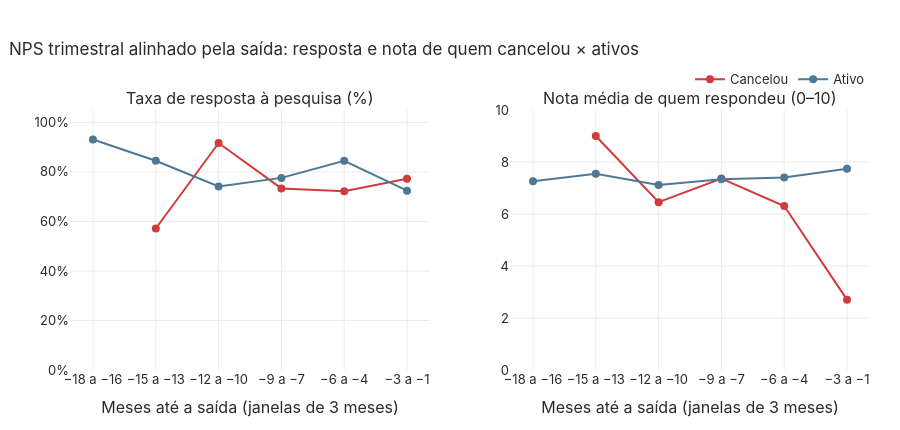

Notebook cell for this chart:
### Markdown cell above
## 5. NPS

### Code cell
tri = (nps.groupby(["status", "trimestre_relativo"], observed=True)
          .agg(taxa=("respondeu", lambda s: 100 * s.mean()), nota=("nota_nps", "mean"), n=("respondeu", "size"),
               n_resp=("respondeu", "sum"))
          .reset_index())
TRI = sorted(tri.trimestre_relativo.unique())
rot_tri = {t: f"{3 * t} a {3 * t + 2}".replace("-", "−") for t in TRI}
fig = make_subplots(rows=1, cols=2, horizontal_spacing=0.1,
                    subplot_titles=["Taxa de resposta à pesquisa (%)", "Nota média de quem respondeu (0–10)"])
for c, (col, fmt, extra) in enumerate([("taxa", ".0f", "%"), ("nota", ".1f", "")], start=1):
    for st in ORDEM_STATUS:
        q = tri[tri.status == st]
        fig.add_trace(go.Scatter(x=q.trimestre_relativo, y=q[col], mode="lines+markers", name=st, legendgroup=st,
                                 showlegend=c == 1, line=dict(color=CORES[st], width=2), marker_size=8,
                                 customdata=np.c_[q.trimestre_relativo.map(rot_tri), q.n_resp, q.n],
                                 hovertemplate=f"<b>{st}</b> · meses %{{customdata[0]}}<br>%{{y:{fmt}}}{extra}"
                                               "<br>%{customdata[1]} de %{customdata[2]} responderam<extra></extra>"),
                      row=1, col=c)
fig.update_xaxes(tickvals=TRI, ticktext=[rot_tri[t] for t in TRI], title_text="Meses até a saída (janelas de 3 meses)")
fig.update_yaxes(range=[0, 105], ticksuffix="%", row=1, col=1)
fig.update_yaxes(range=[0, 10], row=1, col=2)
fig.update_layout(height=430, title="NPS trimestral alinhado pela saída: resposta e nota de quem cancelou × ativos")
fig.show()

### Figure 1 — Plotly figure (JSON) as saved in the notebook; plotly's stock layout.template omitted (floating-point values rounded to 4 significant figures)
{"data": [{"customdata": [["−15 a −13", 4, 7], ["−12 a −10", 11, 12], ["−9 a −7", 11, 15], ["−6 a −4", 13, 18], ["−3 a −1", 17, 22]], "hovertemplate": "<b>Cancelou</b> · meses %{customdata[0]}<br>%{y:.0f}%<br>%{customdata[1]} de %{customdata[2]} responderam<extra></extra>", "legendgroup": "Cancelou", "line": {"color": "#d03b3b", "width": 2}, "marker": {"size": 8}, "mode": "lines+markers", "name": "Cancelou", "showlegend": true, "type": "scatter", "x": [-5, -4, -3, -2, -1], "xaxis": "x", "y": [57.14, 91.67, 73.33, 72.22, 77.27], "yaxis": "y"}, {"customdata": [["−18 a −16", 54, 58], ["−15 a −13", 49, 58], ["−12 a −10", 43, 58], ["−9 a −7", 45, 58], ["−6 a −4", 49, 58], ["−3 a −1", 42, 58]], "hovertemplate": "<b>Ativo</b> · meses %{customdata[0]}<br>%{y:.0f}%<br>%{customdata[1]} de %{customdata[2]} responderam<extra></extra>", "legendgroup": "Ativo", "line": {"color": "#4e7896", "width": 2}, "marker": {"size": 8}, "mode": "lines+markers", "name": "Ativo", "showlegend": true, "type": "scatter", "x": [-6, -5, -4, -3, -2, -1], "xaxis": "x", "y": [93.1, 84.48, 74.14, 77.59, 84.48, 72.41], "yaxis": "y"}, {"customdata": [["−15 a −13", 4, 7], ["−12 a −10", 11, 12], ["−9 a −7", 11, 15], ["−6 a −4", 13, 18], ["−3 a −1", 17, 22]], "hovertemplate": "<b>Cancelou</b> · meses %{customdata[0]}<br>%{y:.1f}<br>%{customdata[1]} de %{customdata[2]} responderam<extra></extra>", "legendgroup": "Cancelou", "line": {"color": "#d03b3b", "width": 2}, "marker": {"size": 8}, "mode": "lines+markers", "name": "Cancelou", "showlegend": false, "type": "scatter", "x": [-5, -4, -3, -2, -1], "xaxis": "x2", "y": [9.0, 6.455, 7.364, 6.308, 2.706], "yaxis": "y2"}, {"customdata": [["−18 a −16", 54, 58], ["−15 a −13", 49, 58], ["−12 a −10", 43, 58], ["−9 a −7", 45, 58], ["−6 a −4", 49, 58], ["−3 a −1", 42, 58]], "hovertemplate": "<b>Ativo</b> · meses %{customdata[0]}<br>%{y:.1f}<br>%{customdata[1]} de %{customdata[2]} responderam<extra></extra>", "legendgroup": "Ativo", "line": {"color": "#4e7896", "width": 2}, "marker": {"size": 8}, "mode": "lines+markers", "name": "Ativo", "showlegend": false, "type": "scatter", "x": [-6, -5, -4, -3, -2, -1], "xaxis": "x2", "y": [7.259, 7.551, 7.116, 7.333, 7.408, 7.738], "yaxis": "y2"}], "layout": {"annotations": [{"font": {"size": 16}, "showarrow": false, "text": "Taxa de resposta à pesquisa (%)", "x": 0.225, "xanchor": "center", "xref": "paper", "y": 1.0, "yanchor": "bottom", "yref": "paper"}, {"font": {"size": 16}, "showarrow": false, "text": "Nota média de quem respondeu (0–10)", "x": 0.775, "xanchor": "center", "xref": "paper", "y": 1.0, "yanchor": "bottom", "yref": "paper"}], "height": 430, "title": {"text": "NPS trimestral alinhado pela saída: resposta e nota de quem cancelou × ativos"}, "xaxis": {"anchor": "y", "domain": [0.0, 0.45], "ticktext": ["−18 a −16", "−15 a −13", "−12 a −10", "−9 a −7", "−6 a −4", "−3 a −1"], "tickvals": [-6, -5, -4, -3, -2, -1], "title": {"text": "Meses até a saída (janelas de 3 meses)"}}, "xaxis2": {"anchor": "y2", "domain": [0.55, 1.0], "ticktext": ["−18 a −16", "−15 a −13", "−12 a −10", "−9 a −7", "−6 a −4", "−3 a −1"], "tickvals": [-6, -5, -4, -3, -2, -1], "title": {"text": "Meses até a saída (janelas de 3 meses)"}}, "yaxis": {"anchor": "x", "domain": [0.0, 1.0], "range": [0, 105], "ticksuffix": "%"}, "yaxis2": {"anchor": "x2", "domain": [0.0, 1.0], "range": [0, 10]}}}
